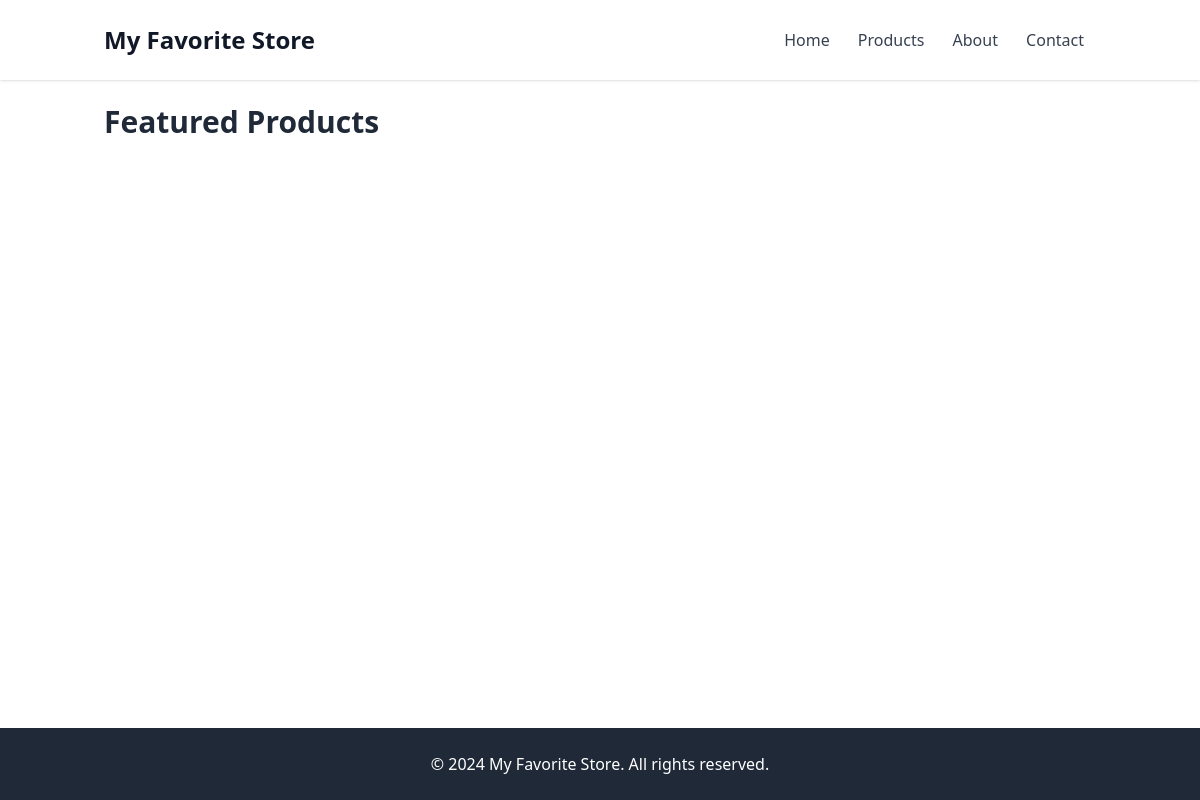
Before: /home/ with the older database file.
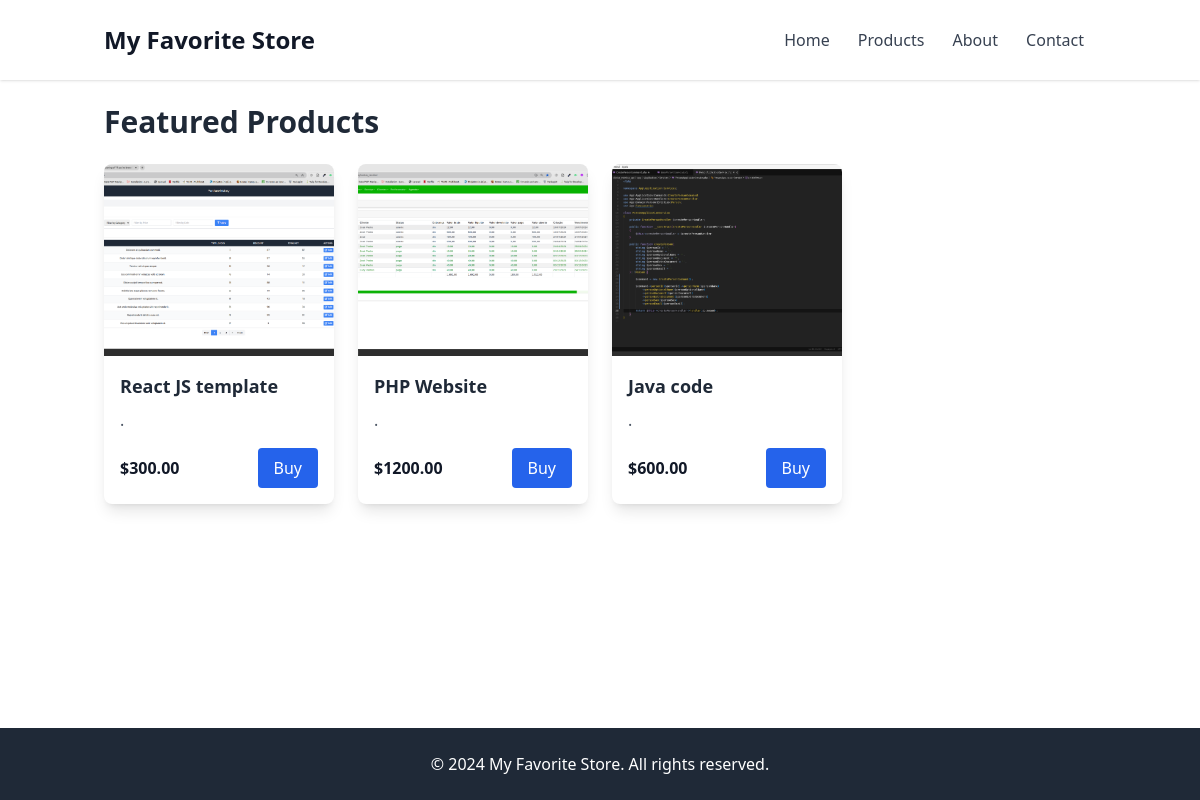
After: the same page with the newer database file.
### WebStoreApp/models.py (models this page shows, shortened)
class BaseModel(models.Model):
    ACTIVE_STORE = [
        (1,'Yes'),
        (0,'No'),
    ]
    created_at = models.DateTimeField(auto_now_add=True)
    updated_at = models.DateTimeField(auto_now=True)
    deleted_at = models.DateTimeField(null=True, default=None)
    created_by_user_id = models.ForeignKey(User, on_delete=models.CASCADE, null=True, default=None, related_name='created_%(class)s_set')
    updated_by_user_id = models.ForeignKey(User, on_delete=models.CASCADE, null=True, default=None, related_name='updated_%(class)s_set')
    deleted_by_user_id = models.ForeignKey(User, on_delete=models.CASCADE, null=True, default=None, related_name='deleted_%(class)s_set')
    active = models.IntegerField(max_length=1, choices=ACTIVE_STORE)
    class Meta:
        abstract = True

class Product(BaseModel):
    name = models.CharField(max_length=255, null=False, help_text="The product's name")
    product_brand_id = models.ForeignKey(ProductBrand, on_delete=models.CASCADE)
    product_category_id = models.ForeignKey(ProductCategory, on_delete=models.CASCADE,help_text="The product category table id")

class ProductImage(BaseModel):
    IS_DEFAULT = [
        (1,'yes'),
        (0,'no'),
    ]
    product_id = models.ForeignKey(Product, on_delete=models.CASCADE, related_name='images')
    image = models.ImageField(upload_to='product_images/')
    caption = models.CharField(max_length=200, blank=True, null=True)
    is_default = models.IntegerField(max_length=1, choices=IS_DEFAULT, default=0, help_text="This is the default image?")

class ProductPrice(BaseModel):
    IS_DEFAULT = [
        (1,'yes'),
        (0,'no'),
    ]
    price = models.DecimalField(max_digits=60, decimal_places=6, default=0, null=True, help_text="Product price")
    product_id = models.ForeignKey(Product, on_delete=models.CASCADE, related_name='prices')
    is_default = models.IntegerField(max_length=1, choices=IS_DEFAULT, default=0, help_text="This is the default price?")

### WebStoreApp/views.py (the view)
# urls.py: path("home/", views.story_home, name='story_home'),
def story_home(request, template_name='story/home.html'):
    query = request.GET.get('search')
    if query:
        products = Product.objects.filter(first_name__icontains=query)
    else:
        products = Product.objects.all()
    return render(request, template_name, {'products':products})

### WebStoreApp/templates/story/home.html (shortened to what this page needs)
{% extends "base.html" %}
{% block content %}
<div class="container mx-auto px-4 py-6">
    <h1 class="text-3xl font-bold mb-6">Featured Products</h1>
    <div class="grid grid-cols-1 sm:grid-cols-2 md:grid-cols-3 lg:grid-cols-4 gap-6">
        {% for product in products  %}
            <div class="bg-white rounded-lg shadow-lg overflow-hidden">
                <a href="{% url 'product_details' pk=product.pk %}">
                    {% with product.images.first as first_image %}
                        {% if first_image %}
                            <img src="{{first_image.image.url}}" alt="{{product.name}}" class="w-full h-48 object-cover">
                        {% else %}
                            <img src="https://via.placeholder.com/150" alt="Product" class="w-full h-48 object-cover">
                        {% endif %}
                    {% endwith %}
                </a>
                <div class="p-4">
                    <a href="{% url 'product_details' pk=product.pk %}">
                        <h3 class="text-lg font-semibold mb-2">{{product.name}}</h3>
                        <p class="text-gray-600 mb-4">{{product.description}}.</p>
                    </a>
                    <div class="flex justify-between items-center">
                        {% with product.prices.first as first_price %}
                            <span class="text-gray-900 font-bold">${{first_price.price|floatformat:2|default:"0.00"}}</span>
                        {% endwith %}
                        <a href="#" class="bg-blue-600 text-white px-4 py-2 rounded hover:bg-blue-500">Buy</a>
                    </div>
                </div>
            </div>
        {% endfor %}
    </div>
</div>
{% endblock %}

### WebStoreApp/templates/base.html (shortened to what this page needs)
<!DOCTYPE html>
<html lang="en">
<head>
    <link href="https://cdn.jsdelivr.net/npm/tailwindcss@2.2.19/dist/tailwind.min.css" rel="stylesheet">
    <link rel="stylesheet" href="https://cdnjs.cloudflare.com/ajax/libs/font-awesome/6.0.0-beta3/css/all.min.css">
    <script src="https://cdn.tailwindcss.com"></script>
    <link rel="stylesheet" href="https://cdn.jsdelivr.net/npm/starability@2.4.3/starability-minified/starability-all.min.css">
</head>
<body class="bg-gray-30 text-gray-800 flex flex-col min-h-screen">
    <header class="bg-white shadow">
        <div class="container mx-auto px-4 py-6">
            <div class="flex justify-between items-center">
                <a href="/" class="text-2xl font-bold text-gray-900">My Favorite Store</a>
                <nav>
                    <a href="#" class="text-gray-700 hover:text-gray-900 px-3">Home</a>
                    <a href="#" class="text-gray-700 hover:text-gray-900 px-3">Products</a>
                    <a href="#" class="text-gray-700 hover:text-gray-900 px-3">About</a>
                    <a href="#" class="text-gray-700 hover:text-gray-900 px-3">Contact</a>
                </nav>
            </div>
        </div>
    </header>
    <main class="flex-grow ">
        {% block content %}
        {% endblock %}
    </main>
    <footer class="bg-gray-800 text-white py-6 mt-10">
        <div class="container mx-auto px-4 text-center">
            <div class="container mx-auto px-4 text-center">
                <p>&copy; 2024 My Favorite Store. All rights reserved.</p>
            </div>
        </div>
    </footer>
</body>
</html>

Changed rows visible on the page:
added Product: images.first.image (picture), name "React JS template", prices.first.price "300.00"
added Product: images.first.image (picture), name "PHP Website", prices.first.price "1200.00"
added Product: images.first.image (picture), name "Java code", prices.first.price "600.00"
